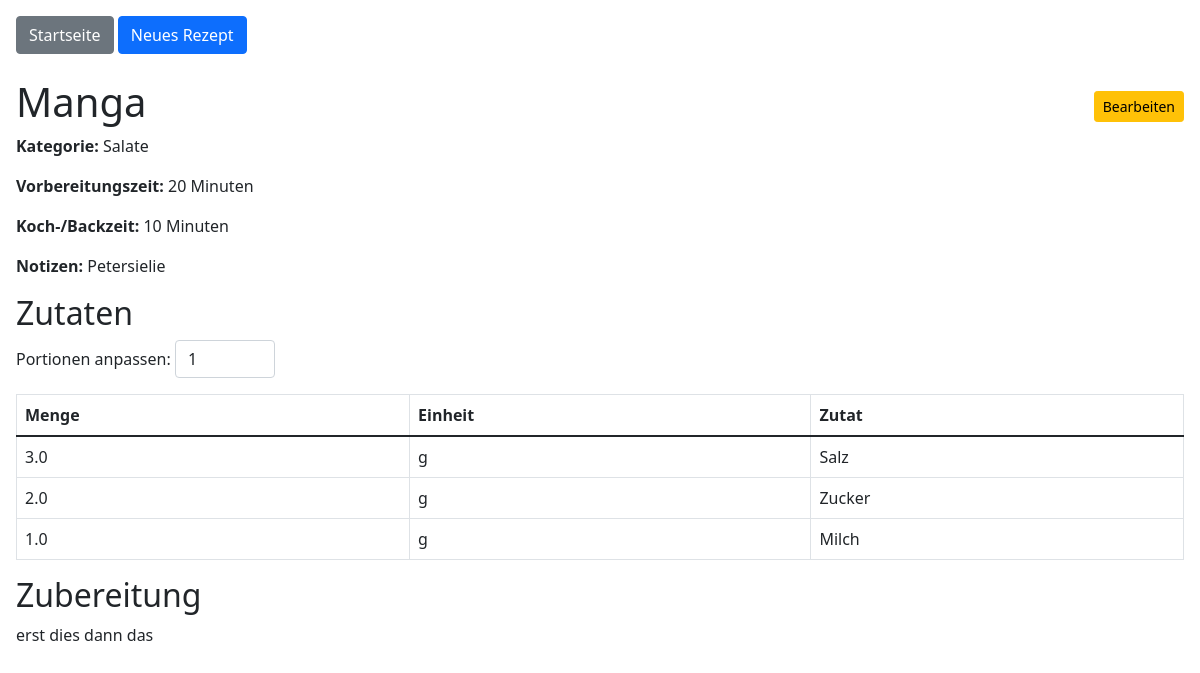
The page /recipe/4 on the database its author committed.
### tables this page shows
CREATE TABLE recipes (
    id INTEGER PRIMARY KEY AUTOINCREMENT,
    name TEXT NOT NULL,
    category TEXT,
    preparation_time INTEGER,
    cooking_time INTEGER,
    instructions TEXT,
    notes TEXT
);

CREATE TABLE ingredients (
    id INTEGER PRIMARY KEY AUTOINCREMENT,
    recipe_id INTEGER,
    quantity REAL,
    unit TEXT,
    ingredient_name TEXT, display_order INTEGER,
    FOREIGN KEY(recipe_id) REFERENCES recipes(id)
);

### app.py (the view)
@app.route('/recipe/<int:recipe_id>')
def show_recipe(recipe_id):
    conn = get_db_connection()
    recipe = conn.execute('SELECT * FROM recipes WHERE id = ?', (recipe_id,)).fetchone()
    if recipe is None:
        conn.close()
        return "Rezept nicht gefunden", 404
    ingredients = conn.execute('SELECT * FROM ingredients WHERE recipe_id = ? ORDER BY display_order', (recipe_id,)).fetchall()
    conn.close()
    return render_template('recipe_detail.html', recipe=recipe, ingredients=ingredients)

### app.py (called while the page is built)
def get_db_connection():
    conn = sqlite3.connect('database.db')
    conn.row_factory = sqlite3.Row
    return conn

### templates/recipe_detail.html (shortened to what this page needs)
{% extends "layout.html" %}
{% block content %}
<div class="d-flex justify-content-between align-items-center">
    <h1>{{ recipe.name }}</h1>
    <div>
        <a href="{{ url_for('edit_recipe', recipe_id=recipe.id) }}" class="btn btn-sm btn-warning">Bearbeiten</a>
    </div>
</div>
<p><strong>Kategorie:</strong> {{ recipe.category }}</p>
<p><strong>Vorbereitungszeit:</strong> {{ recipe.preparation_time }} Minuten</p>
<p><strong>Koch-/Backzeit:</strong> {{ recipe.cooking_time }} Minuten</p>
<p><strong>Notizen:</strong> {{ recipe.notes }}</p>
<h2>Zutaten</h2>
<div class="mb-3">
    <label for="portions">Portionen anpassen:</label>
    <input type="number" id="portions" value="1" min="1" class="form-control" style="width:100px;display:inline-block;">
</div>
<table class="table table-bordered" id="ingredients-table">
    <thead>
        <tr>
            <th>Menge</th>
            <th>Einheit</th>
            <th>Zutat</th>
        </tr>
    </thead>
    <tbody>
    {% for ingr in ingredients %}
        <tr>
            <td class="quantity-cell">{{ ingr.quantity }}</td>
            <td>{{ ingr.unit }}</td>
            <td>{{ ingr.ingredient_name }}</td>
        </tr>
    {% endfor %}
    </tbody>
</table>
<h2>Zubereitung</h2>
<p>{{ recipe.instructions }}</p>
{% endblock %}

### rows shown on the page
recipes: name "Manga", category "Salate", preparation_time "20", cooking_time "10", notes "Petersielie", instructions "erst dies dann das"
ingredients: quantity "3.0", unit "g", ingredient_name "Salz"
ingredients: quantity "2.0", unit "g", ingredient_name "Zucker"
ingredients: quantity "1.0", unit "g", ingredient_name "Milch"
